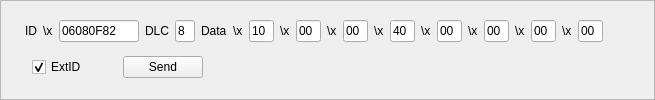
         <widget class="QFrame" name="frame_8">
          <property name="frameShape">
           <enum>QFrame::StyledPanel</enum>
          </property>
          <property name="frameShadow">
           <enum>QFrame::Raised</enum>
          </property>
          <layout class="QVBoxLayout" name="verticalLayout_15">
           <item>
            <layout class="QHBoxLayout" name="horizontalLayout_22">
             <item>
              <spacer name="horizontalSpacer_56">
               <property name="orientation">
                <enum>Qt::Horizontal</enum>
               </property>
               <property name="sizeType">
                <enum>QSizePolicy::Fixed</enum>
               </property>
               <property name="sizeHint" stdset="0">
                <size>
                 <width>13</width>
                 <height>20</height>
                </size>
               </property>
              </spacer>
             </item>
             <item>
              <widget class="QLabel" name="label_70">
               <property name="text">
                <string>ID</string>
               </property>
              </widget>
             </item>
             <item>
              <widget class="QLabel" name="label_71">
               <property name="text">
                <string>\x</string>
               </property>
              </widget>
             </item>
             <item>
              <widget class="QLineEdit" name="lE_ID_10">
               <property name="sizePolicy">
                <sizepolicy hsizetype="Fixed" vsizetype="Fixed">
                 <horstretch>0</horstretch>
                 <verstretch>0</verstretch>
                </sizepolicy>
               </property>
               <property name="maximumSize">
                <size>
                 <width>80</width>
                 <height>16777215</height>
                </size>
               </property>
               <property name="text">
                <string>06080F82</string>
               </property>
               <property name="maxLength">
                <number>8</number>
               </property>
              </widget>
             </item>
             <item>
              <widget class="QLabel" name="label_72">
               <property name="text">
                <string>DLC</string>
               </property>
              </widget>
             </item>
             <item>
              <widget class="QLineEdit" name="lE_DLC_10">
               <property name="sizePolicy">
                <sizepolicy hsizetype="Fixed" vsizetype="Fixed">
                 <horstretch>0</horstretch>
                 <verstretch>0</verstretch>
                </sizepolicy>
               </property>
               <property name="maximumSize">
                <size>
                 <width>20</width>
                 <height>16777215</height>
                </size>
               </property>
               <property name="text">
                <string>8</string>
               </property>
               <property name="maxLength">
                <number>1</number>
               </property>
              </widget>
             </item>
             <item>
              <widget class="QLabel" name="label_73">
               <property name="text">
                <string>Data</string>
               </property>
              </widget>
             </item>
             <item>
              <widget class="QLabel" name="label_74">
               <property name="text">
                <string>\x</string>
               </property>
              </widget>
             </item>
             <item>
              <widget class="QLineEdit" name="lE_D0_10">
               <property name="sizePolicy">
                <sizepolicy hsizetype="Fixed" vsizetype="Fixed">
                 <horstretch>0</horstretch>
                 <verstretch>0</verstretch>
                </sizepolicy>
               </property>
               <property name="maximumSize">
                <size>
                 <width>25</width>
                 <height>16777215</height>
                </size>
               </property>
               <property name="text">
                <string>10</string>
               </property>
               <property name="maxLength">
                <number>2</number>
               </property>
              </widget>
             </item>
             <item>
              <widget class="QLabel" name="label_75">
               <property name="text">
                <string>\x</string>
               </property>
              </widget>
             </item>
             <item>
              <widget class="QLineEdit" name="lE_D1_10">
               <property name="sizePolicy">
                <sizepolicy hsizetype="Fixed" vsizetype="Fixed">
                 <horstretch>0</horstretch>
                 <verstretch>0</verstretch>
                </sizepolicy>
               </property>
               <property name="maximumSize">
                <size>
                 <width>25</width>
                 <height>16777215</height>
                </size>
               </property>
               <property name="text">
                <string>00</string>
               </property>
               <property name="maxLength">
                <number>2</number>
               </property>
              </widget>
             </item>
             <item>
              <widget class="QLabel" name="label_76">
               <property name="text">
                <string>\x</string>
               </property>
              </widget>
             </item>
             <item>
              <widget class="QLineEdit" name="lE_D2_10">
               <property name="sizePolicy">
                <sizepolicy hsizetype="Fixed" vsizetype="Fixed">
                 <horstretch>0</horstretch>
                 <verstretch>0</verstretch>
                </sizepolicy>
               </property>
               <property name="maximumSize">
                <size>
                 <width>25</width>
                 <height>16777215</height>
                </size>
               </property>
               <property name="text">
                <string>00</string>
               </property>
               <property name="maxLength">
                <number>2</number>
               </property>
              </widget>
             </item>
             <item>
              <widget class="QLabel" name="label_77">
               <property name="text">
                <string>\x</string>
               </property>
              </widget>
             </item>
             <item>
              <widget class="QLineEdit" name="lE_D3_10">
               <property name="sizePolicy">
                <sizepolicy hsizetype="Fixed" vsizetype="Fixed">
                 <horstretch>0</horstretch>
                 <verstretch>0</verstretch>
                </sizepolicy>
               </property>
               <property name="maximumSize">
                <size>
                 <width>25</width>
                 <height>16777215</height>
                </size>
               </property>
               <property name="text">
                <string>40</string>
               </property>
               <property name="maxLength">
                <number>2</number>
               </property>
              </widget>
             </item>
             <item>
              <widget class="QLabel" name="label_78">
               <property name="text">
                <string>\x</string>
               </property>
              </widget>
             </item>
             <item>
              <widget class="QLineEdit" name="lE_D4_10">
               <property name="sizePolicy">
                <sizepolicy hsizetype="Fixed" vsizetype="Fixed">
                 <horstretch>0</horstretch>
                 <verstretch>0</verstretch>
                </sizepolicy>
               </property>
               <property name="maximumSize">
                <size>
                 <width>25</width>
                 <height>16777215</height>
                </size>
               </property>
               <property name="text">
                <string>00</string>
               </property>
               <property name="maxLength">
                <number>2</number>
               </property>
              </widget>
             </item>
             <item>
              <widget class="QLabel" name="label_79">
               <property name="text">
                <string>\x</string>
               </property>
              </widget>
             </item>
             <item>
              <widget class="QLineEdit" name="lE_D5_10">
               <property name="sizePolicy">
                <sizepolicy hsizetype="Fixed" vsizetype="Fixed">
                 <horstretch>0</horstretch>
                 <verstretch>0</verstretch>
                </sizepolicy>
               </property>
               <property name="maximumSize">
                <size>
                 <width>25</width>
                 <height>16777215</height>
                </size>
               </property>
               <property name="text">
                <string>00</string>
               </property>
               <property name="maxLength">
                <number>2</number>
               </property>
              </widget>
             </item>
             <item>
              <widget class="QLabel" name="label_80">
               <property name="text">
                <string>\x</string>
               </property>
              </widget>
             </item>
             <item>
              <widget class="QLineEdit" name="lE_D6_10">
               <property name="sizePolicy">
                <sizepolicy hsizetype="Fixed" vsizetype="Fixed">
                 <horstretch>0</horstretch>
                 <verstretch>0</verstretch>
                </sizepolicy>
               </property>
               <property name="maximumSize">
                <size>
                 <width>25</width>
                 <height>16777215</height>
                </size>
               </property>
               <property name="text">
                <string>00</string>
               </property>
               <property name="maxLength">
                <number>2</number>
               </property>
              </widget>
             </item>
             <item>
              <widget class="QLabel" name="label_81">
               <property name="text">
                <string>\x</string>
               </property>
              </widget>
             </item>
             <item>
              <widget class="QLineEdit" name="lE_D7_10">
               <property name="sizePolicy">
                <sizepolicy hsizetype="Fixed" vsizetype="Fixed">
                 <horstretch>0</horstretch>
                 <verstretch>0</verstretch>
                </sizepolicy>
               </property>
               <property name="maximumSize">
                <size>
                 <width>25</width>
                 <height>16777215</height>
                </size>
               </property>
               <property name="text">
                <string>00</string>
               </property>
               <property name="maxLength">
                <number>2</number>
               </property>
              </widget>
             </item>
             <item>
              <spacer name="horizontalSpacer_57">
               <property name="orientation">
                <enum>Qt::Horizontal</enum>
               </property>
               <property name="sizeHint" stdset="0">
                <size>
                 <width>40</width>
                 <height>20</height>
                </size>
               </property>
              </spacer>
             </item>
            </layout>
           </item>
           <item>
            <layout class="QHBoxLayout" name="horizontalLayout_23">
             <item>
              <spacer name="horizontalSpacer_58">
               <property name="orientation">
                <enum>Qt::Horizontal</enum>
               </property>
               <property name="sizeType">
                <enum>QSizePolicy::Fixed</enum>
               </property>
               <property name="sizeHint" stdset="0">
                <size>
                 <width>20</width>
                 <height>20</height>
                </size>
               </property>
              </spacer>
             </item>
             <item>
              <widget class="QCheckBox" name="chB_extID_10">
               <property name="text">
                <string>ExtID</string>
               </property>
               <property name="checked">
                <bool>true</bool>
               </property>
              </widget>
             </item>
             <item>
              <spacer name="horizontalSpacer_59">
               <property name="orientation">
                <enum>Qt::Horizontal</enum>
               </property>
               <property name="sizeType">
                <enum>QSizePolicy::Fixed</enum>
               </property>
               <property name="sizeHint" stdset="0">
                <size>
                 <width>30</width>
                 <height>20</height>
                </size>
               </property>
              </spacer>
             </item>
             <item>
              <widget class="QPushButton" name="pB_send_10">
               <property name="text">
                <string>Send</string>
               </property>
              </widget>
             </item>
             <item>
              <spacer name="horizontalSpacer_60">
               <property name="orientation">
                <enum>Qt::Horizontal</enum>
               </property>
               <property name="sizeHint" stdset="0">
                <size>
                 <width>40</width>
                 <height>20</height>
                </size>
               </property>
              </spacer>
             </item>
            </layout>
           </item>
          </layout>
         </widget>
